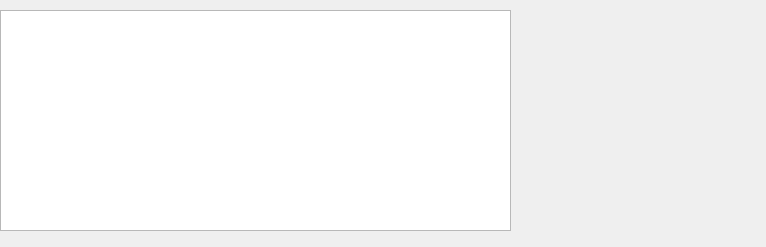
<?xml version="1.0" encoding="UTF-8"?>
<ui version="4.0">
 <class>ExpiredItems</class>
 <widget class="QDialog" name="ExpiredItems">
  <property name="geometry">
   <rect>
    <x>0</x>
    <y>0</y>
    <width>766</width>
    <height>247</height>
   </rect>
  </property>
  <property name="windowTitle">
   <string>Dialog</string>
  </property>
  <widget class="QTableView" name="tableView">
   <property name="geometry">
    <rect>
     <x>0</x>
     <y>10</y>
     <width>511</width>
     <height>221</height>
    </rect>
   </property>
  </widget>
  <widget class="QLabel" name="expiredItemImage">
   <property name="geometry">
    <rect>
     <x>570</x>
     <y>30</y>
     <width>171</width>
     <height>161</height>
    </rect>
   </property>
   <property name="text">
    <string/>
   </property>
  </widget>
 </widget>
 <resources/>
 <connections/>
</ui>
